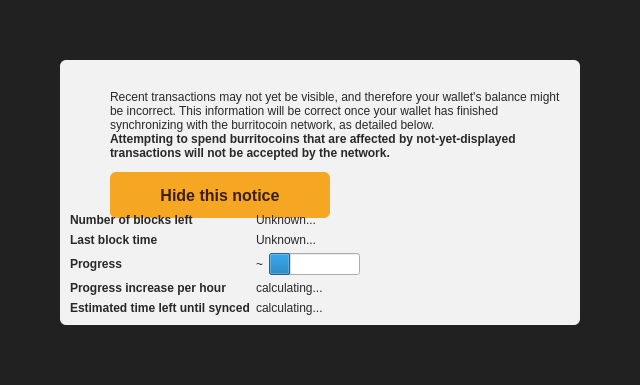
<?xml version="1.0" encoding="UTF-8"?>
<ui version="4.0">
 <class>ModalOverlay</class>
 <widget class="QWidget" name="ModalOverlay">
  <property name="geometry">
   <rect>
    <x>0</x>
    <y>0</y>
    <width>640</width>
    <height>385</height>
   </rect>
  </property>
  <property name="windowTitle">
   <string>Form</string>
  </property>
  <layout class="QVBoxLayout" name="verticalLayout" stretch="0">
   <property name="sizeConstraint">
    <enum>QLayout::SetDefaultConstraint</enum>
   </property>
   <property name="leftMargin">
    <number>0</number>
   </property>
   <property name="topMargin">
    <number>0</number>
   </property>
   <property name="rightMargin">
    <number>0</number>
   </property>
   <property name="bottomMargin">
    <number>0</number>
   </property>
   <item>
    <widget class="QWidget" name="bgWidget" native="true">
     <property name="styleSheet">
      <string notr="true">#bgWidget { background: rgba(0,0,0,220); }</string>
     </property>
     <layout class="QVBoxLayout" name="verticalLayoutMain" stretch="1">
      <property name="leftMargin">
       <number>60</number>
      </property>
      <property name="topMargin">
       <number>60</number>
      </property>
      <property name="rightMargin">
       <number>60</number>
      </property>
      <property name="bottomMargin">
       <number>60</number>
      </property>
      <item>
       <widget class="QWidget" name="contentWidget" native="true">
        <property name="styleSheet">
         <string notr="true">#contentWidget { background: rgba(255,255,255,240); border-radius: 6px; }

QLabel { color: rgb(40,40,40);  }</string>
        </property>
        <layout class="QVBoxLayout" name="verticalLayoutSub" stretch="1,0,0">
         <property name="spacing">
          <number>0</number>
         </property>
         <property name="leftMargin">
          <number>10</number>
         </property>
         <property name="topMargin">
          <number>10</number>
         </property>
         <property name="rightMargin">
          <number>10</number>
         </property>
         <property name="bottomMargin">
          <number>10</number>
         </property>
         <item>
          <layout class="QHBoxLayout" name="horizontalLayoutIconText" stretch="0,1">
           <property name="topMargin">
            <number>20</number>
           </property>
           <item>
            <layout class="QVBoxLayout" name="verticalLayoutIcon">
             <property name="leftMargin">
              <number>0</number>
             </property>
             <item>
              <widget class="QPushButton" name="warningIcon">
               <property name="enabled">
                <bool>false</bool>
               </property>
               <property name="text">
                <string/>
               </property>
               <property name="icon">
                <iconset>
                 <normaloff>:/icons/warning</normaloff>
                 <disabledoff>:/icons/warning</disabledoff>:/icons/warning</iconset>
               </property>
               <property name="iconSize">
                <size>
                 <width>48</width>
                 <height>48</height>
                </size>
               </property>
               <property name="flat">
                <bool>true</bool>
               </property>
              </widget>
             </item>
             <item>
              <spacer name="verticalSpacerWarningIcon">
               <property name="orientation">
                <enum>Qt::Vertical</enum>
               </property>
               <property name="sizeHint" stdset="0">
                <size>
                 <width>20</width>
                 <height>40</height>
                </size>
               </property>
              </spacer>
             </item>
            </layout>
           </item>
           <item>
            <layout class="QVBoxLayout" name="verticalLayoutInfoText">
             <property name="leftMargin">
              <number>0</number>
             </property>
             <property name="topMargin">
              <number>0</number>
             </property>
             <item>
              <widget class="QLabel" name="infoText">
               <property name="text">
                <string>Recent transactions may not yet be visible, and therefore your wallet's balance might be incorrect. This information will be correct once your wallet has finished synchronizing with the burritocoin network, as detailed below.</string>
               </property>
               <property name="textFormat">
                <enum>Qt::RichText</enum>
               </property>
               <property name="wordWrap">
                <bool>true</bool>
               </property>
              </widget>
             </item>
             <item>
              <widget class="QLabel" name="infoTextStrong">
               <property name="font">
                <font>
                 <weight>75</weight>
                 <bold>true</bold>
                </font>
               </property>
               <property name="text">
                <string>Attempting to spend burritocoins that are affected by not-yet-displayed transactions will not be accepted by the network.</string>
               </property>
               <property name="textFormat">
                <enum>Qt::RichText</enum>
               </property>
               <property name="wordWrap">
                <bool>true</bool>
               </property>
              </widget>
             </item>
             <item>
              <layout class="QHBoxLayout" name="horizontalLayoutHideBtn">
               <property name="topMargin">
                <number>12</number>
               </property>
               <item>
                <widget class="QPushButton" name="closeButton">
                 <property name="minimumSize">
                  <size>
                   <width>220</width>
                   <height>46</height>
                  </size>
                 </property>
                 <property name="cursor">
                  <cursorShape>PointingHandCursor</cursorShape>
                 </property>
                 <property name="font">
                  <font>
                   <pointsize>12</pointsize>
                   <weight>75</weight>
                   <bold>true</bold>
                  </font>
                 </property>
                 <property name="styleSheet">
                  <string notr="true">QPushButton#closeButton { background-color: #f5a623; color: #3b1f0a; border: none; border-radius: 6px; padding: 8px 22px; } QPushButton#closeButton:hover { background-color: #ffc04d; } QPushButton#closeButton:pressed { background-color: #c47d0e; }</string>
                 </property>
                 <property name="text">
                  <string>Hide this notice</string>
                 </property>
                 <property name="shortcut">
                  <string>Esc</string>
                 </property>
                 <property name="focusPolicy">
                  <enum>Qt::StrongFocus</enum>
                 </property>
                 <property name="default">
                  <bool>true</bool>
                 </property>
                </widget>
               </item>
               <item>
                <spacer name="hideBtnRightSpacer">
                 <property name="orientation">
                  <enum>Qt::Horizontal</enum>
                 </property>
                 <property name="sizeHint" stdset="0">
                  <size>
                   <width>40</width>
                   <height>20</height>
                  </size>
                 </property>
                </spacer>
               </item>
              </layout>
             </item>
             <item>
              <spacer name="verticalSpacerInTextSpace">
               <property name="orientation">
                <enum>Qt::Vertical</enum>
               </property>
               <property name="sizeHint" stdset="0">
                <size>
                 <width>20</width>
                 <height>40</height>
                </size>
               </property>
              </spacer>
             </item>
            </layout>
           </item>
          </layout>
         </item>
         <item>
          <spacer name="verticalSpacerAfterText">
           <property name="orientation">
            <enum>Qt::Vertical</enum>
           </property>
           <property name="sizeHint" stdset="0">
            <size>
             <width>20</width>
             <height>40</height>
            </size>
           </property>
          </spacer>
         </item>
         <item>
          <layout class="QFormLayout" name="formLayout">
           <property name="fieldGrowthPolicy">
            <enum>QFormLayout::FieldsStayAtSizeHint</enum>
           </property>
           <property name="horizontalSpacing">
            <number>6</number>
           </property>
           <property name="verticalSpacing">
            <number>6</number>
           </property>
           <property name="topMargin">
            <number>10</number>
           </property>
           <item row="0" column="0">
            <widget class="QLabel" name="labelNumberOfBlocksLeft">
             <property name="font">
              <font>
               <weight>75</weight>
               <bold>true</bold>
              </font>
             </property>
             <property name="text">
              <string>Number of blocks left</string>
             </property>
            </widget>
           </item>
           <item row="0" column="1">
            <widget class="QLabel" name="numberOfBlocksLeft">
             <property name="text">
              <string>Unknown...</string>
             </property>
            </widget>
           </item>
           <item row="1" column="0">
            <widget class="QLabel" name="labelLastBlockTime">
             <property name="font">
              <font>
               <weight>75</weight>
               <bold>true</bold>
              </font>
             </property>
             <property name="text">
              <string>Last block time</string>
             </property>
            </widget>
           </item>
           <item row="1" column="1">
            <widget class="QLabel" name="newestBlockDate">
             <property name="sizePolicy">
              <sizepolicy hsizetype="Maximum" vsizetype="Preferred">
               <horstretch>0</horstretch>
               <verstretch>0</verstretch>
              </sizepolicy>
             </property>
             <property name="text">
              <string>Unknown...</string>
             </property>
            </widget>
           </item>
           <item row="2" column="0">
            <widget class="QLabel" name="labelSyncDone">
             <property name="font">
              <font>
               <weight>75</weight>
               <bold>true</bold>
              </font>
             </property>
             <property name="text">
              <string>Progress</string>
             </property>
            </widget>
           </item>
           <item row="2" column="1">
            <layout class="QHBoxLayout" name="horizontalLayoutSync" stretch="0,1">
             <item>
              <widget class="QLabel" name="percentageProgress">
               <property name="text">
                <string notr="true">~</string>
               </property>
              </widget>
             </item>
             <item>
              <widget class="QProgressBar" name="progressBar">
               <property name="value">
                <number>24</number>
               </property>
               <property name="format">
                <string/>
               </property>
              </widget>
             </item>
            </layout>
           </item>
           <item row="4" column="0">
            <widget class="QLabel" name="labelProgressIncrease">
             <property name="font">
              <font>
               <weight>75</weight>
               <bold>true</bold>
              </font>
             </property>
             <property name="text">
              <string>Progress increase per hour</string>
             </property>
            </widget>
           </item>
           <item row="4" column="1">
            <widget class="QLabel" name="progressIncreasePerH">
             <property name="text">
              <string>calculating...</string>
             </property>
            </widget>
           </item>
           <item row="5" column="0">
            <widget class="QLabel" name="labelEstimatedTimeLeft">
             <property name="font">
              <font>
               <weight>75</weight>
               <bold>true</bold>
              </font>
             </property>
             <property name="text">
              <string>Estimated time left until synced</string>
             </property>
            </widget>
           </item>
           <item row="5" column="1">
            <widget class="QLabel" name="expectedTimeLeft">
             <property name="text">
              <string>calculating...</string>
             </property>
            </widget>
           </item>
          </layout>
         </item>
        </layout>
       </widget>
      </item>
     </layout>
    </widget>
   </item>
  </layout>
 </widget>
 <resources/>
 <connections/>
</ui>
